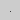
Frame 1 (no input)
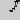
Frame 60 (the mouse pressed at the canvas centre just before this capture)
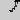
Frame 120 (the mouse held since frame 60 and released just before this capture)

The Processing sketch that drew these frames (run headless with seeded random() and noise(); from frame 60 on, the mouse is pressed at the canvas centre):

// Processing sketch: simple_walker_Processing
// ── simple_walker_Processing.pde
Walker walker;

void setup() {
  size(20,20);
  walker = new Walker();
}

void draw() {
  walker.update();
  walker.draw();
}

class Walker {
  int x;
  int y;
  int numMoves = 0;
  int MAXMOVES = 200;

  Walker() {
    x = width/2;
    y = height/2;
  }

  void update() {
    if (numMoves < MAXMOVES) {
      int r = floor(random(4));
      if (r == 0) {
        y--;
      } else if (r == 1) {
        x++;
      } else if (r == 2) {
        y++;
      } else if (r == 3) {
        x--;
      }
      numMoves++;
    }
  }

  void draw() {
    point(x, y);
  }
}
